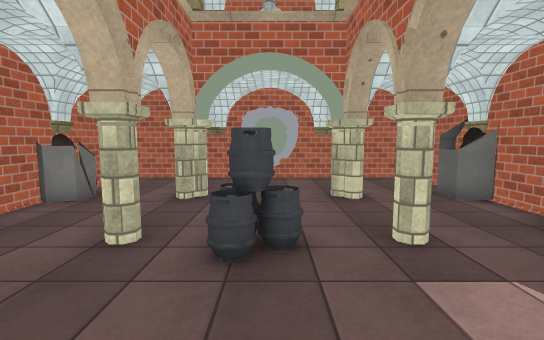
view 1 (above)

15 first-person views from a walk through a scene from a Unity 3-D project. The camera is 1.5 m above the floor, tilts 6° down and sees 85° across. The floor is counted in squares, 1 m on a side. Each view is taken from the middle of a square. On the plan, view 1 faces up. The plan holds only what a view shows up to about 15 squares ahead; the rest is blank. The place goes on beyond the plan. The player is left out. Some animated figures are not drawn. Door leaves are left out, so doorways stand open. Surface patterns are stand-ins for the level's own textures.

view 2
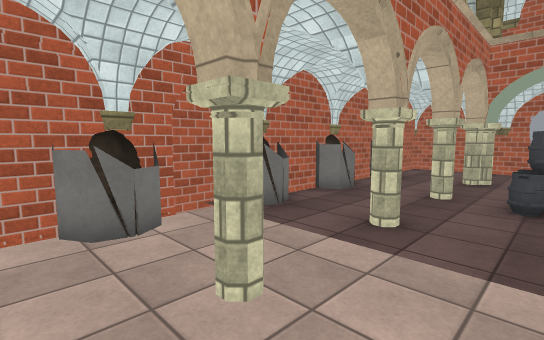

view 3
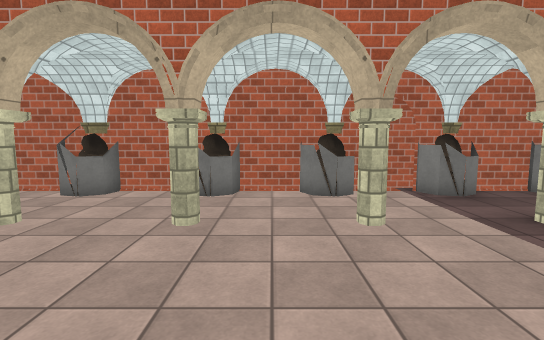

view 4
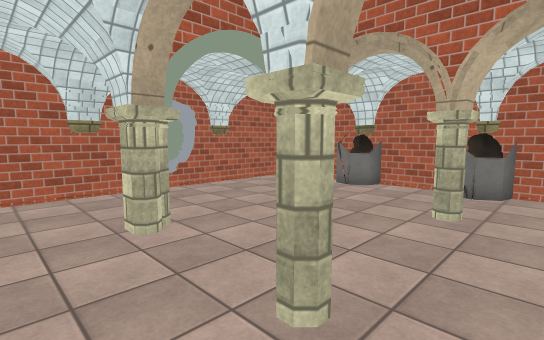

view 5
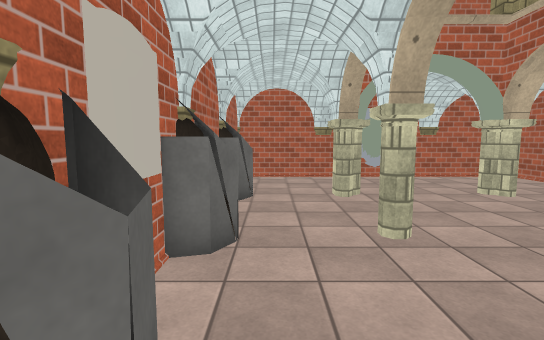

view 6
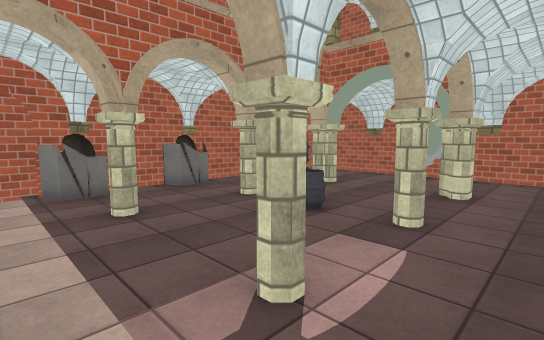

view 7
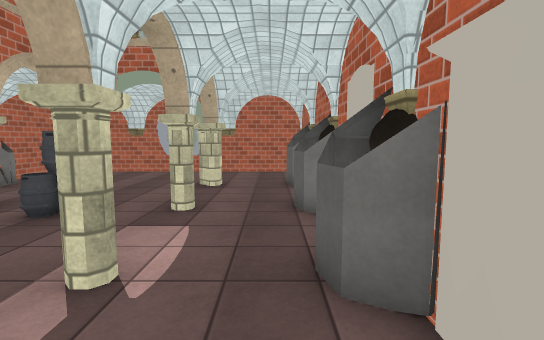

view 8
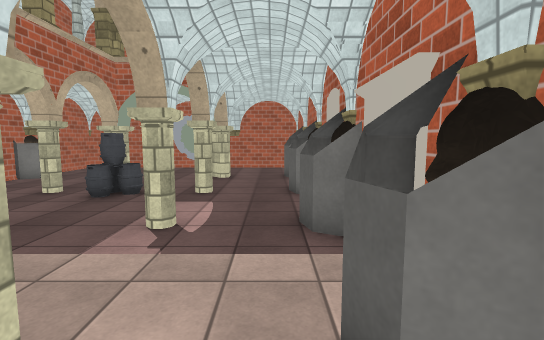

view 9
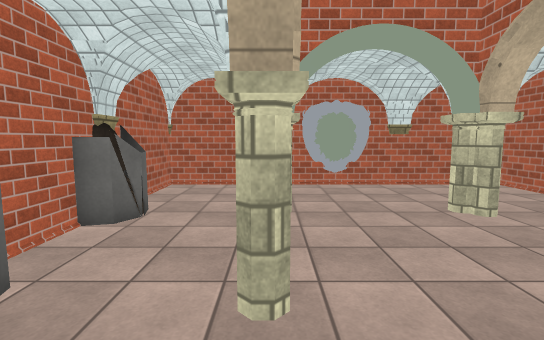

view 10
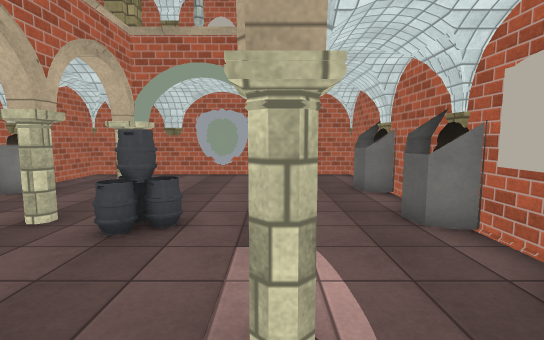

view 11
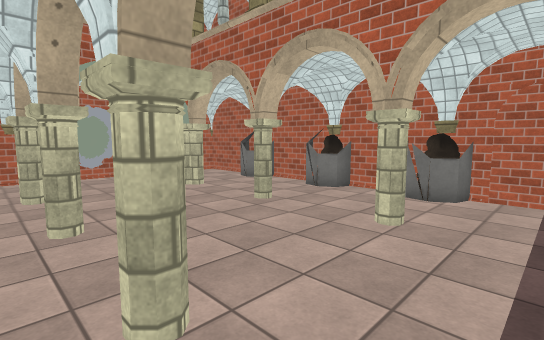

view 12
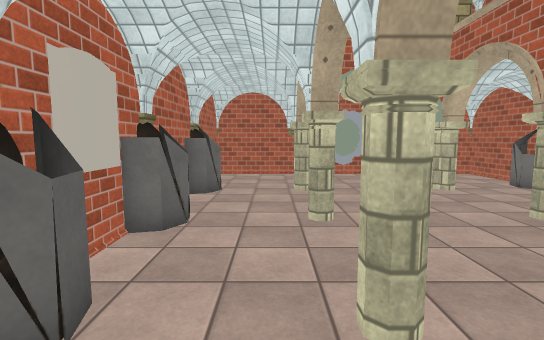

view 13
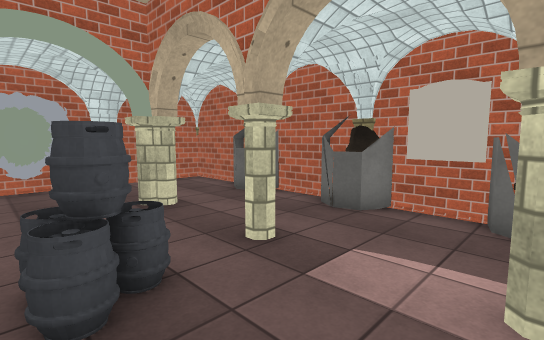

view 14
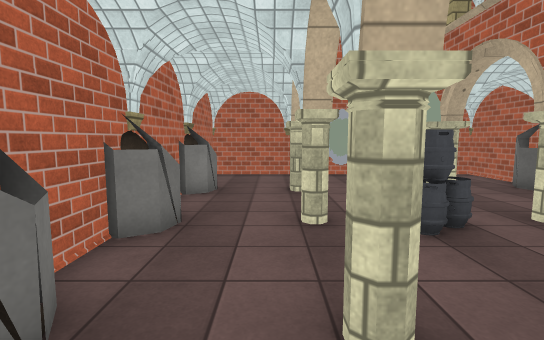

view 15
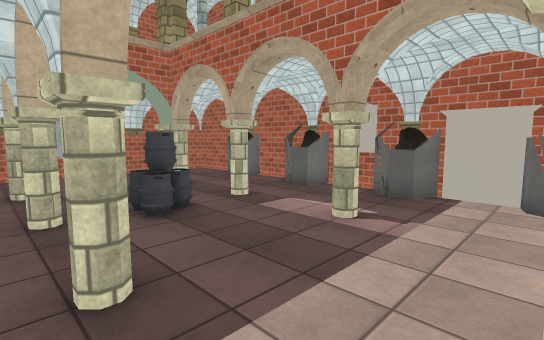

### Floor plan
Key: @ floor where view 1 was taken; # wall or solid block; . floor; D open door; v drop or lower ground; C column; O other object.
Columns run from 6 left of view 1 to 6 right of it. Each row starts with its distance up from view 1.
 12  O####v####O
 11 #.....#.....#
 10 #...........#
  9 #...........#
  8 OC..C...C..C
  7 OO.........O
  6 #...........#
  5 OO.........O
  4 OC..COO.C..C
  3 #...........#
  2 #..........O
  1 OC..C...C..C
  0 OO....@.....#
 -1 DD..........#
 -2 OC..C...C..C
 -3 OO.........O
 -4 #...........#
 -5 OO..C......O
 -6 OC..C...C..C
 -7 #...........#
 -8 #..........O
 -9 OC..C...C..C
-10 OO..........#
-11 #...........#
-12 #.....#.....#
-13  O####v####O

Where each view was taken, in squares from view 1:
view 1: 0 up, 0 right, facing up
view 2: 4 down, 0 right, facing up-left
view 3: 4 down, 3 right, facing left
view 4: 4 down, 4 right, facing down-left
view 5: 1 down, 4 right, facing down
view 6: 1 down, 4 right, facing up-left
view 7: 2 down, 4 right, facing up
view 8: 4 down, 4 right, facing up
view 9: 3 down, 2 right, facing down
view 10: 1 down, 2 right, facing up
view 11: 0 up, 3 right, facing down-left
view 12: 0 up, 3 right, facing down
view 13: 1 up, 1 left, facing up-right
view 14: 1 down, 3 left, facing up
view 15: 2 down, 3 left, facing up-right
